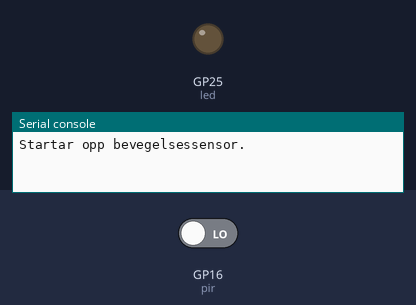
This program was run on a simulated Raspberry Pi Pico running MicroPython. On the bench: output pins drawn as LEDs (lit = HIGH), the last lines printed to the serial console. Inputs (shaded band) come from the test bench; at power-on: GP16 (pir) LOW.

Above: at 4.2 s.
4.3 s: GP16 (pir) driven HIGH
At 5.7 s:
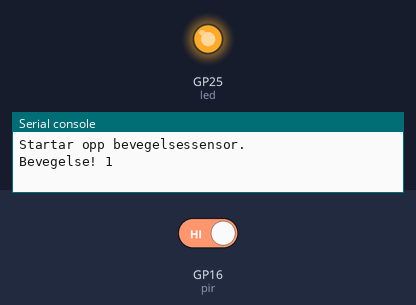
Timing chart, 0 to 12.5 s (numbered marks = the images above; inputs shaded):
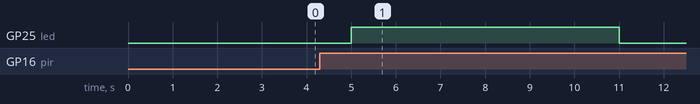

The program:

bevegelse-test.py
```python
from machine import Pin
import utime

inbuiltLed = 25
#Led = 0
led = Pin(inbuiltLed, Pin.OUT)
#led = Pin(Led, Pint.OUT)

pir = Pin(16, Pin.IN, Pin.PULL_DOWN)
n = 0

#led.low()
print("Startar opp bevegelsessensor.")
utime.sleep(3)

while True:
    #print(pir.value())
    #utime.sleep(0.2)
    if pir.value() == 1:
        n = n+1
        print("Bevegelse!",n)
        led.toggle()
        utime.sleep(5)
    utime.sleep(1)
```

Measured:
- after the input at 4.3 s, GP25 (led): LOW → HIGH after 0.70 s, → LOW 6.0 s later
